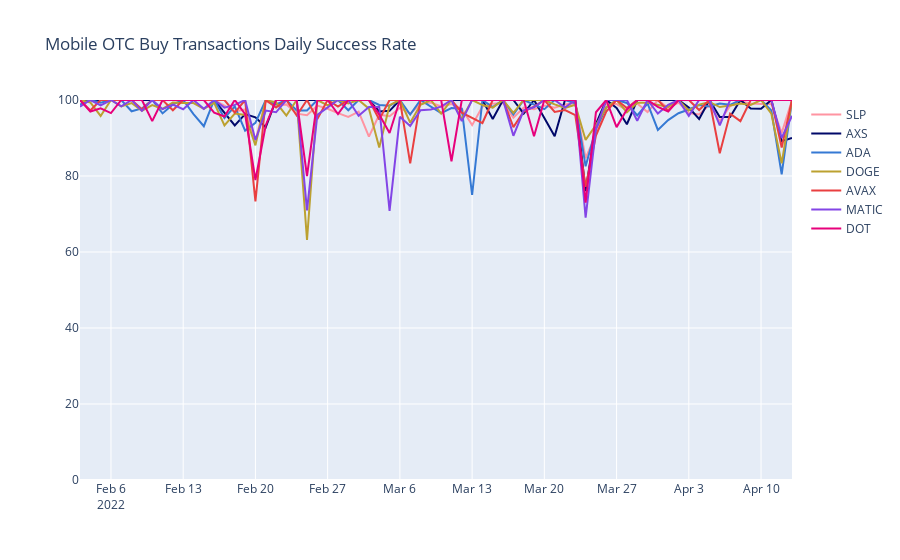

The notebook cell saved with this chart:
### Code cell
# Mobile OTC Buy Transactions Daily Success Rate

fig = go.Figure(data=[
    go.Scatter(name='SLP', x=df_daily_agg_buy[df_daily_agg_buy["traded_currency"]=="SLP"]["processDate"], y=df_daily_agg_buy[df_daily_agg_buy["traded_currency"]=="SLP"]["s_rate"], marker_color='RGB(255,148,162)'),
    go.Scatter(name='AXS', x=df_daily_agg_buy[df_daily_agg_buy["traded_currency"]=="AXS"]["processDate"], y=df_daily_agg_buy[df_daily_agg_buy["traded_currency"]=="AXS"]["s_rate"], marker_color='RGB(0,8,105)'),
    go.Scatter(name='ADA', x=df_daily_agg_buy[df_daily_agg_buy["traded_currency"]=="ADA"]["processDate"], y=df_daily_agg_buy[df_daily_agg_buy["traded_currency"]=="ADA"]["s_rate"], marker_color='RGB(53,121,212)'),
    go.Scatter(name='DOGE', x=df_daily_agg_buy[df_daily_agg_buy["traded_currency"]=="DOGE"]["processDate"], y=df_daily_agg_buy[df_daily_agg_buy["traded_currency"]=="DOGE"]["s_rate"], marker_color='RGB(188,161,48)'),
    go.Scatter(name='AVAX', x=df_daily_agg_buy[df_daily_agg_buy["traded_currency"]=="AVAX"]["processDate"], y=df_daily_agg_buy[df_daily_agg_buy["traded_currency"]=="AVAX"]["s_rate"], marker_color='RGB(233,63,64)'),
    go.Scatter(name='MATIC', x=df_daily_agg_buy[df_daily_agg_buy["traded_currency"]=="MATIC"]["processDate"], y=df_daily_agg_buy[df_daily_agg_buy["traded_currency"]=="MATIC"]["s_rate"], marker_color='RGB(131,69,230)'),
    go.Scatter(name='DOT', x=df_daily_agg_buy[df_daily_agg_buy["traded_currency"]=="DOT"]["processDate"], y=df_daily_agg_buy[df_daily_agg_buy["traded_currency"]=="DOT"]["s_rate"], marker_color='RGB(231,0,123)')
])
fig.update_layout(
    title_text="Mobile OTC Buy Transactions Daily Success Rate")
fig.update_layout(yaxis_range=[0,100])
fig.show()
